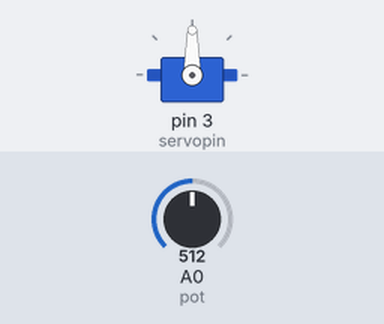
A sketch run on a simulated Arduino Uno, built with avr-gcc and run on an emulated ATmega328P. Parts: servo. Inputs (shaded band) come from the test bench; at power-on: A0 (pot) = 512.

Above: at 1.2 s.
1.3 s: A0 (pot) set to 716
At 2.1 s:
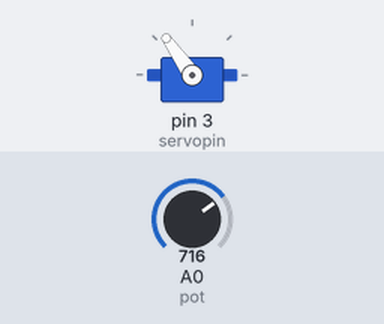
2.8 s: A0 (pot) set to 900
At 4.0 s:
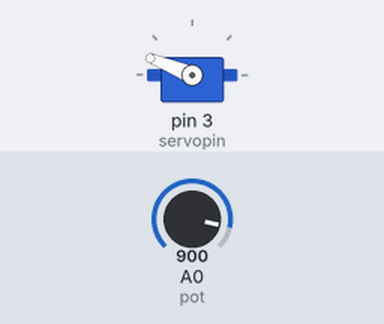
4.3 s: A0 (pot) set to 1023
At 5.5 s:
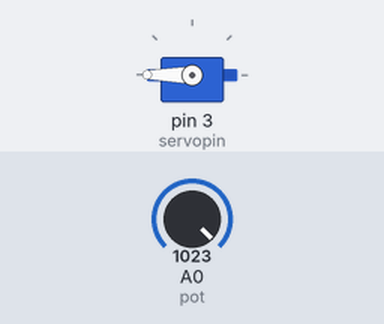
5.8 s: A0 (pot) set to 306
At 6.5 s:
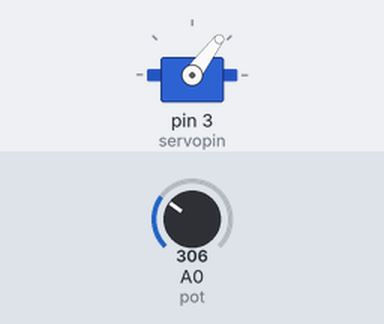
7.3 s: A0 (pot) set to 122
At 7.9 s:
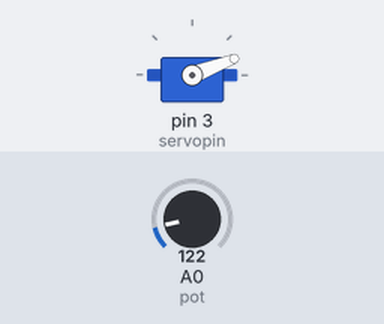
Timing chart, 0 to 9.8 s (numbered marks = the images above; inputs shaded):
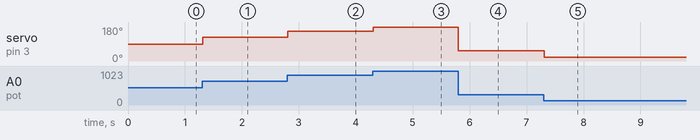

The sketch:

Servo.ino
```cpp
#include <Servo.h>

Servo myservo;
int servopin = 3;
int pot = 0;
int potval;

void setup(){
  myservo.attach(servopin);
}

void loop(){
  potval = analogRead(pot);
  myservo.write(map(potval, 0, 1023, 0, 180));
  delay(15);
}
```

Potentiometer_Blinker.ino
```cpp

```

Measured:
- after the input at 1.3 s, servo on pin 3 (servopin): 90° → 125° at once
- after the input at 2.8 s, servo on pin 3 (servopin): 125° → 158° at once
- after the input at 4.3 s, servo on pin 3 (servopin): 158° → 180° at once
- after the input at 5.8 s, servo on pin 3 (servopin): 180° → 53° at once
- after the input at 7.3 s, servo on pin 3 (servopin): 53° → 21° at once
